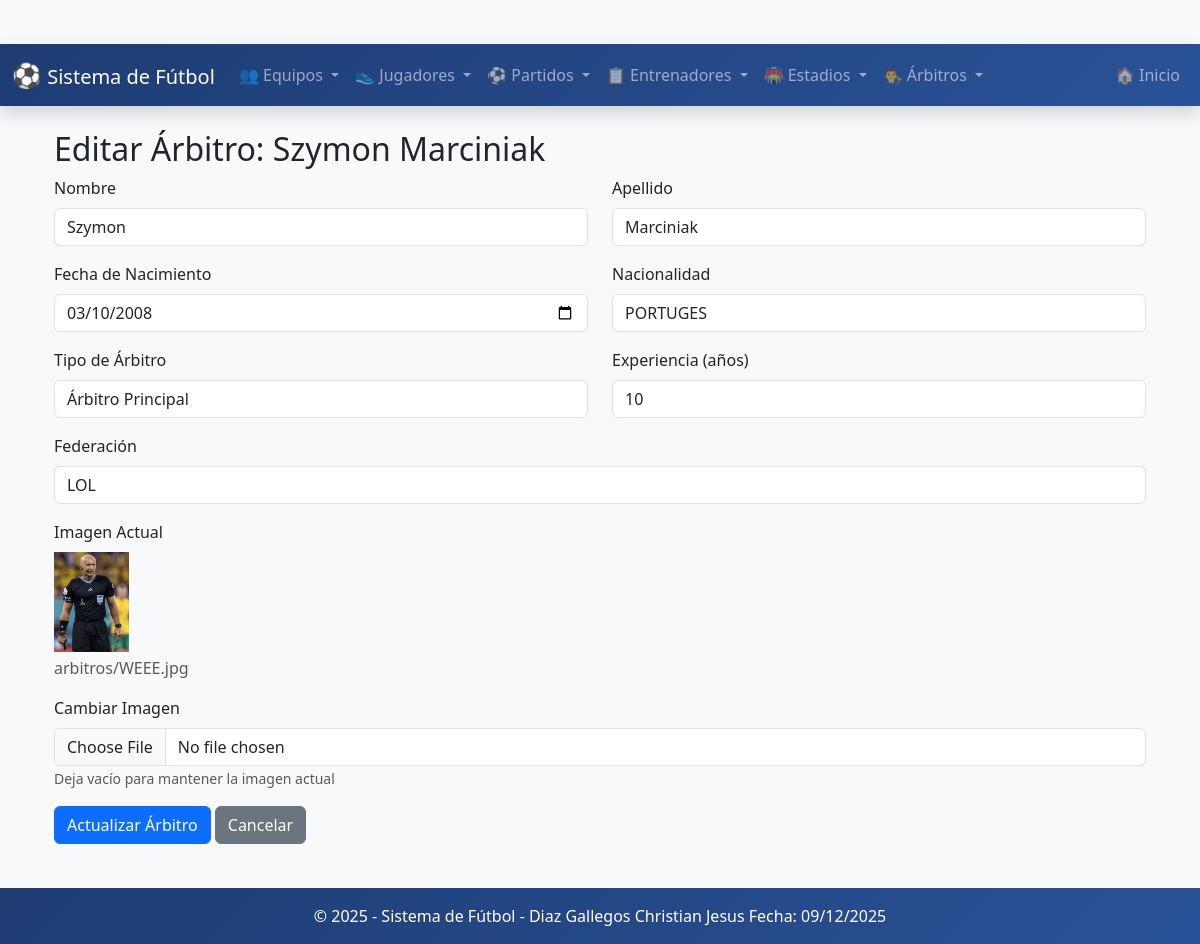
Page /arbitros/actualizar/1/ on the committed database.
### app_Futbol/models.py (models this page shows, shortened)
class Arbitro(models.Model):
    TIPOS_ARBITRO = [
        ('PRIN', 'Árbitro Principal'),
        ('ASIS', 'Árbitro Asistente'),
        ('CUAR', 'Cuarto Árbitro'),
        ('VAR', 'Árbitro VAR'),
    ]
    nombre = models.CharField(max_length=100)
    apellido = models.CharField(max_length=100)
    fecha_nacimiento = models.DateField()
    nacionalidad = models.CharField(max_length=100)
    tipo = models.CharField(max_length=4, choices=TIPOS_ARBITRO, default='PRIN')
    experiencia_años = models.PositiveIntegerField(default=0)
    federacion = models.CharField(max_length=100, blank=True, null=True)
    foto = models.ImageField(upload_to='arbitros/', blank=True, null=True)  # ¡SIMPLIFICADO!

### app_Futbol/views.py (the view)
# urls.py: path('arbitros/actualizar/<int:id>/', views.actualizar_arbitro, name='actualizar_arbitro'),
def actualizar_arbitro(request, id):
    arbitro = get_object_or_404(Arbitro, id=id)
    return render(request, 'arbitro/actualizar_arbitro.html', {'arbitro': arbitro})

### app_Futbol/templates/arbitro/actualizar_arbitro.html (shortened to what this page needs)
{% extends 'base.html' %}
{% block content %}
<div class="container">
    <h2>Editar Árbitro: {{ arbitro.nombre }} {{ arbitro.apellido }}</h2>
    <form method="POST" action="{% url 'realizar_actualizacion_arbitro' arbitro.id %}" enctype="multipart/form-data">
        <div class="row mb-3">
            <div class="col-md-6">
                <label class="form-label">Nombre</label>
                <input type="text" class="form-control" name="nombre" value="{{ arbitro.nombre }}" required>
            </div>
            <div class="col-md-6">
                <label class="form-label">Apellido</label>
                <input type="text" class="form-control" name="apellido" value="{{ arbitro.apellido }}" required>
            </div>
        </div>
        <div class="row mb-3">
            <div class="col-md-6">
                <label class="form-label">Fecha de Nacimiento</label>
                <input type="date" class="form-control" name="fecha_nacimiento"
                       value="{{ arbitro.fecha_nacimiento|date:'Y-m-d' }}" required>
            </div>
            <div class="col-md-6">
                <label class="form-label">Nacionalidad</label>
                <input type="text" class="form-control" name="nacionalidad" value="{{ arbitro.nacionalidad }}" required>
            </div>
        </div>
        <div class="row mb-3">
            <div class="col-md-6">
                <label class="form-label">Tipo de Árbitro</label>
                <select class="form-control" name="tipo" required>
                    <option value="PRIN" {% if arbitro.tipo == 'PRIN' %}selected{% endif %}>Árbitro Principal</option>
                </select>
            </div>
            <div class="col-md-6">
                <label class="form-label">Experiencia (años)</label>
                <input type="number" class="form-control" name="experiencia_años" value="{{ arbitro.experiencia_años }}" min="0">
            </div>
        </div>
        <div class="mb-3">
            <label class="form-label">Federación</label>
            <input type="text" class="form-control" name="federacion" value="{{ arbitro.federacion|default_if_none:'' }}">
        </div>
        <div class="mb-3">
            <label class="form-label">Imagen Actual</label>
            {% if arbitro.foto %}
            <div class="mb-2">
                <img src="{{ arbitro.foto.url }}" alt="{{ arbitro.nombre }}" style="max-height: 100px; width: auto;">
                <p class="text-muted mt-1">{{ arbitro.foto.name }}</p>
            </div>
            {% else %}
            <p class="text-muted">No hay imagen cargada</p>
            {% endif %}
        </div>
        <div class="mb-3">
            <label class="form-label">Cambiar Imagen</label>
            <input type="file" class="form-control" name="foto" accept="image/*">
            <small class="text-muted">Deja vacío para mantener la imagen actual</small>
        </div>
        <div class="mt-3">
            <button type="submit" class="btn btn-primary">Actualizar Árbitro</button>
            <a href="{% url 'ver_arbitros' %}" class="btn btn-secondary">Cancelar</a>
        </div>
    </form>
</div>
{% endblock %}

### app_Futbol/templates/base.html (style rules this page uses)
body { background-color: #f8f9fa; padding-top: 20px; margin-bottom: 100px; }

### rows in the picture
Arbitro: nombre "Szymon", apellido "Marciniak", fecha_nacimiento "03/10/2008", nacionalidad "PORTUGES", tipo "Árbitro Principal", experiencia_años "10", federacion "LOL", foto (picture), foto.name "arbitros/WEEE.jpg"
